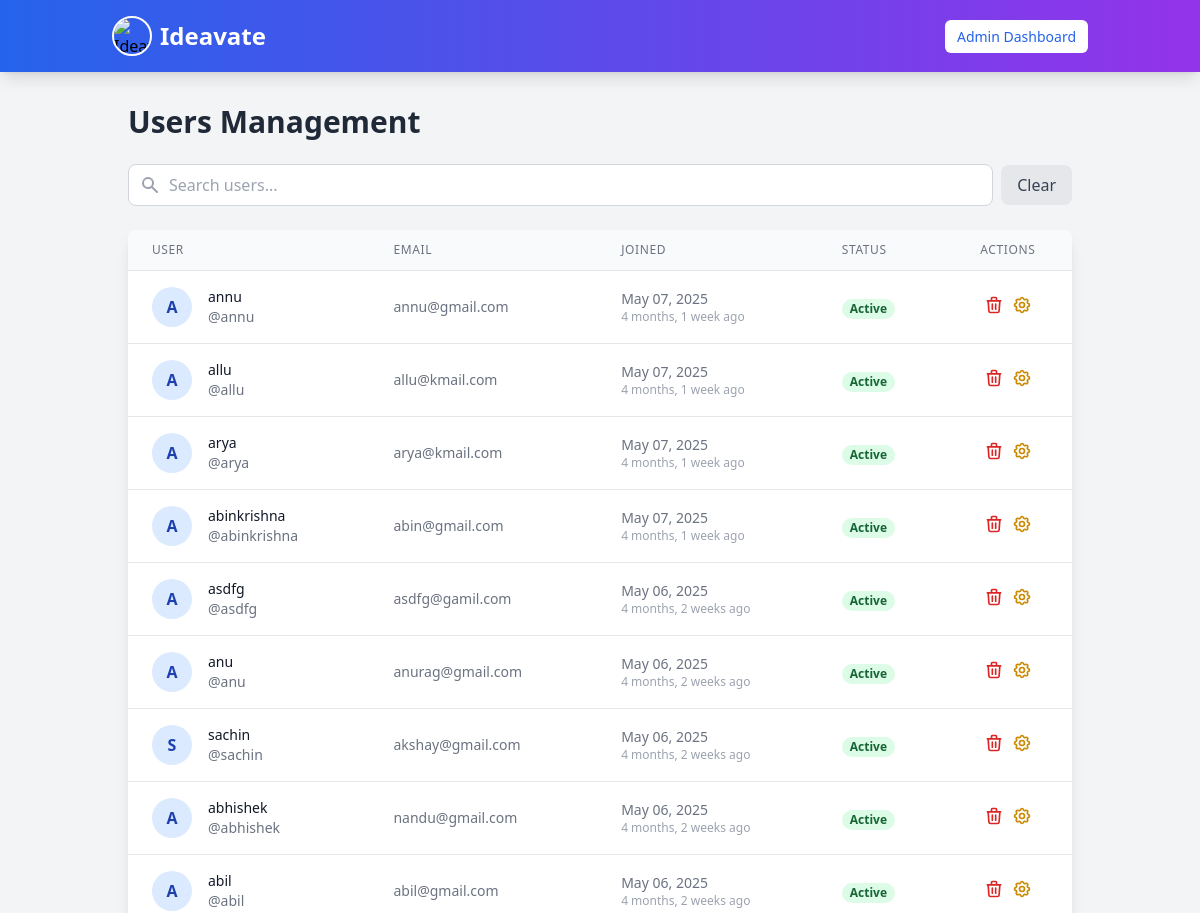
The app's page /admin_dashboard/users/ (signed in, upper part), older data.
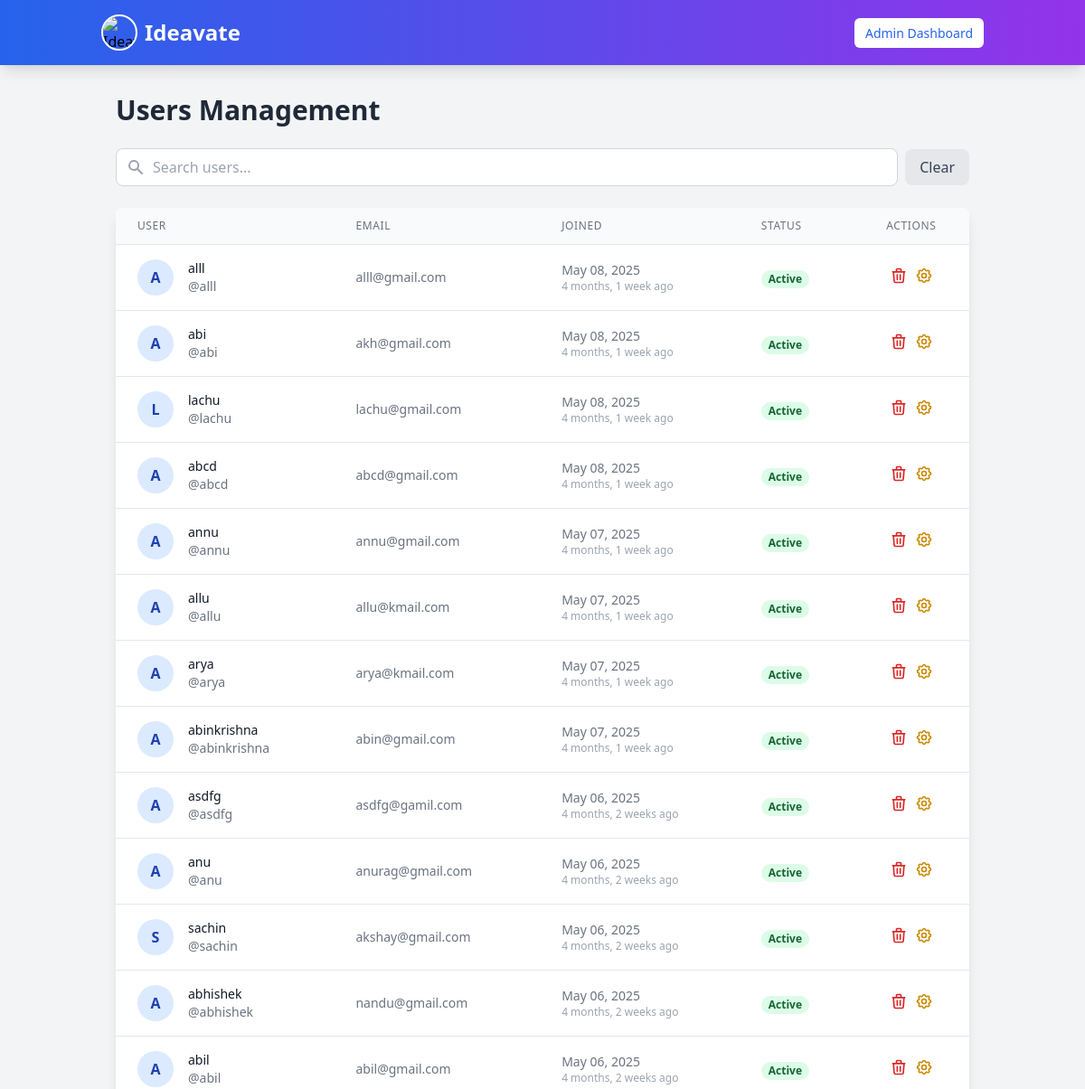
The same page, newer data.
### myapp/models.py (models this page shows)
class User(AbstractUser):
    is_user = models.BooleanField(default=False)
    is_organization = models.BooleanField(default=False)
    groups = models.ManyToManyField(Group, related_name="custom_user_groups", blank=True)
    user_permissions = models.ManyToManyField(Permission, related_name="custom_user_permissions", blank=True)

### myapp/views.py (the view)
# urls.py: path('admin_dashboard/users/', views.admin_users, name='admin_users'),
@login_required
@user_passes_test(lambda u: u.is_superuser)
def admin_users(request):
    normal_users = User.objects.filter(is_organization=False).order_by('-date_joined')
    return render(request, 'admin_users.html', {'users': normal_users})

### myapp/context_processors.py (called while the page is built)
def notification_count(request):
    if request.user.is_authenticated:
        return {
            'unread_notification_count': Notification.objects.filter(
                recipient=request.user,
                is_read=False
            ).count()
        }
    return {}

### templates/admin_users.html (shortened to what the changed rows need)
{% extends "navbar.html" %}
{% block content %}
<div class="container mx-auto p-4 md:p-6">
    <h1 class="text-2xl md:text-3xl font-bold text-gray-800 mb-6">Users Management</h1>
    <div class="bg-white shadow-lg rounded-lg overflow-hidden">
        <div class="overflow-x-auto">
            <table class="min-w-full divide-y divide-gray-200">
                <thead class="bg-gray-50">
                    <tr>
                        <th scope="col" class="px-6 py-3 text-left text-xs font-medium text-gray-500 uppercase tracking-wider">User</th>
                        <th scope="col" class="px-6 py-3 text-left text-xs font-medium text-gray-500 uppercase tracking-wider">Email</th>
                        <th scope="col" class="px-6 py-3 text-left text-xs font-medium text-gray-500 uppercase tracking-wider">Joined</th>
                        <th scope="col" class="px-6 py-3 text-left text-xs font-medium text-gray-500 uppercase tracking-wider">Status</th>
                        <th scope="col" class="px-6 py-3 text-center text-xs font-medium text-gray-500 uppercase tracking-wider">Actions</th>
                    </tr>
                </thead>
                <tbody id="userTable" class="bg-white divide-y divide-gray-200">
                    {% for user in users %}
                    <tr class="hover:bg-gray-50 transition">
                        <td class="px-6 py-4 whitespace-nowrap">
                            <div class="flex items-center">
                                <div class="flex-shrink-0 h-10 w-10 rounded-full bg-blue-100 flex items-center justify-center text-blue-800 font-bold">
                                    {{ user.username|first|upper }}
                                </div>
                                <div class="ml-4">
                                    <div class="text-sm font-medium text-gray-900">{{ user.username }}</div>
                                    <div class="text-sm text-gray-500">@{{ user.username }}</div>
                                </div>
                            </div>
                        </td>
                        <td class="px-6 py-4 whitespace-nowrap text-sm text-gray-500">{{ user.email }}</td>
                        <td class="px-6 py-4 whitespace-nowrap text-sm text-gray-500">
                            <div>{{ user.date_joined|date:"M d, Y" }}</div>
                            <div class="text-xs text-gray-400">{{ user.date_joined|timesince }} ago</div>
                        </td>
                        <td class="px-6 py-4 whitespace-nowrap">
                            <span class="px-2 inline-flex text-xs leading-5 font-semibold rounded-full
                                {% if user.is_active %}bg-green-100 text-green-800{% else %}bg-red-100 text-red-800{% endif %}">
                                {% if user.is_active %}Active{% else %}Inactive{% endif %}
                            </span>
                        </td>
                        <td class="px-6 py-4 whitespace-nowrap text-center text-sm font-medium">
                            <div class="flex justify-center space-x-2">
                                <form action="{% url 'delete_user' user.id %}" method="post" onsubmit="return confirm('Are you sure you want to delete this user?');" class="inline">
                                    <button type="submit" class="text-red-600 hover:text-red-900 transition" title="Delete User">
                                        <svg xmlns="http://www.w3.org/2000/svg" class="h-5 w-5" fill="none" viewBox="0 0 24 24" stroke="currentColor">
                                            <path stroke-linecap="round" stroke-linejoin="round" stroke-width="2" d="M19 7l-.867 12.142A2 2 0 0116.138 21H7.862a2 2 0 01-1.995-1.858L5 7m5 4v6m4-6v6m1-10V4a1 1 0 00-1-1h-4a1 1 0 00-1 1v3M4 7h16" />
                                        </svg>
                                    </button>
                                </form>
                                <form action="{% url 'toggle_user_status' user.id %}" method="post" class="inline">
                                    <button type="submit" class="text-yellow-600 hover:text-yellow-900 transition" title="{% if user.is_active %}Deactivate{% else %}Activate{% endif %} User">
                                    </button>
                                </form>
                            </div>
                        </td>
                    </tr>
                    {% empty %}
                    <tr>
                        <td colspan="5" class="px-6 py-4 text-center text-gray-500">No users found.</td>
                    </tr>
                    {% endfor %}
                </tbody>
            </table>
        </div>
    </div>
</div>
{% endblock %}

Row changes from the older to the newer data that the page shows:
added User: username|first "A", username "alll", email "alll@gmail.com", date_joined "May 08, 2025", date_joined "4 months, 1 week", is_active "Active"
added User: username|first "A", username "abi", email "akh@gmail.com", date_joined "May 08, 2025", date_joined "4 months, 1 week", is_active "Active"
added User: username|first "L", username "lachu", email "lachu@gmail.com", date_joined "May 08, 2025", date_joined "4 months, 1 week", is_active "Active"
added User: username|first "A", username "abcd", email "abcd@gmail.com", date_joined "May 08, 2025", date_joined "4 months, 1 week", is_active "Active"
